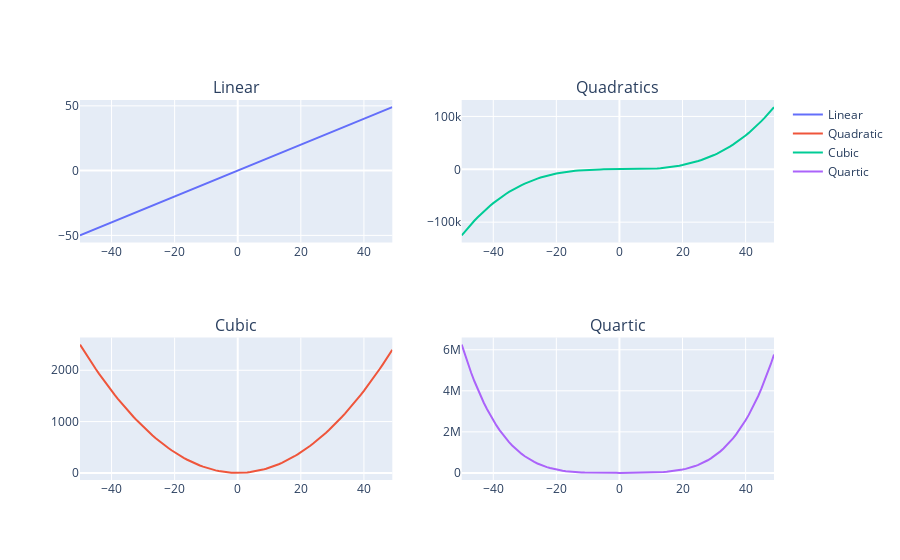

Here is the notebook cell this chart was saved with:
### Code cell
fig = make_subplots(rows=2,cols=2,subplot_titles=['Linear', 'Quadratics','Cubic','Quartic'])

fig.add_trace(go.Scatter(x=x,y=x,name='Linear'),row=1,col=1)
fig.add_trace(go.Scatter(x=x,y=x**2,name='Quadratic'),row=2,col=1)
fig.add_trace(go.Scatter(x=x,y=x**3,name='Cubic'),row=1,col=2)
fig.add_trace(go.Scatter(x=x,y=x**4,name='Quartic'),row=2,col=2)

fig.show()

### Figure 1 — Plotly figure (JSON) as saved in the notebook; plotly's stock layout.template omitted (floating-point values rounded to 4 significant figures)
{"data": [{"name": "Linear", "type": "scatter", "x": [-50, -49, -48, -47, -46, -45, -44, -43, -42, -41, -40, -39, -38, -37, -36, -35, -34, -33, -32, -31, -30, -29, -28, -27, -26, -25, -24, -23, -22, -21, -20, -19, -18, -17, -16, -15, -14, -13, -12, -11, -10, -9, -8, -7, -6, -5, -4, -3, -2, -1, 0, 1, 2, 3, 4, 5, 6, 7, 8, 9, 10, 11, 12, 13, 14, 15, 16, 17, 18, 19, 20, 21, 22, 23, 24, 25, 26, 27, 28, 29, 30, 31, 32, 33, 34, 35, 36, 37, 38, 39, 40, 41, 42, 43, 44, 45, 46, 47, 48, 49], "xaxis": "x", "y": [-50, -49, -48, -47, -46, -45, -44, -43, -42, -41, -40, -39, -38, -37, -36, -35, -34, -33, -32, -31, -30, -29, -28, -27, -26, -25, -24, -23, -22, -21, -20, -19, -18, -17, -16, -15, -14, -13, -12, -11, -10, -9, -8, -7, -6, -5, -4, -3, -2, -1, 0, 1, 2, 3, 4, 5, 6, 7, 8, 9, 10, 11, 12, 13, 14, 15, 16, 17, 18, 19, 20, 21, 22, 23, 24, 25, 26, 27, 28, 29, 30, 31, 32, 33, 34, 35, 36, 37, 38, 39, 40, 41, 42, 43, 44, 45, 46, 47, 48, 49], "yaxis": "y"}, {"name": "Quadratic", "type": "scatter", "x": [-50, -49, -48, -47, -46, -45, -44, -43, -42, -41, -40, -39, -38, -37, -36, -35, -34, -33, -32, -31, -30, -29, -28, -27, -26, -25, -24, -23, -22, -21, -20, -19, -18, -17, -16, -15, -14, -13, -12, -11, -10, -9, -8, -7, -6, -5, -4, -3, -2, -1, 0, 1, 2, 3, 4, 5, 6, 7, 8, 9, 10, 11, 12, 13, 14, 15, 16, 17, 18, 19, 20, 21, 22, 23, 24, 25, 26, 27, 28, 29, 30, 31, 32, 33, 34, 35, 36, 37, 38, 39, 40, 41, 42, 43, 44, 45, 46, 47, 48, 49], "xaxis": "x3", "y": [2500, 2401, 2304, 2209, 2116, 2025, 1936, 1849, 1764, 1681, 1600, 1521, 1444, 1369, 1296, 1225, 1156, 1089, 1024, 961, 900, 841, 784, 729, 676, 625, 576, 529, 484, 441, 400, 361, 324, 289, 256, 225, 196, 169, 144, 121, 100, 81, 64, 49, 36, 25, 16, 9, 4, 1, 0, 1, 4, 9, 16, 25, 36, 49, 64, 81, 100, 121, 144, 169, 196, 225, 256, 289, 324, 361, 400, 441, 484, 529, 576, 625, 676, 729, 784, 841, 900, 961, 1024, 1089, 1156, 1225, 1296, 1369, 1444, 1521, 1600, 1681, 1764, 1849, 1936, 2025, 2116, 2209, 2304, 2401], "yaxis": "y3"}, {"name": "Cubic", "type": "scatter", "x": [-50, -49, -48, -47, -46, -45, -44, -43, -42, -41, -40, -39, -38, -37, -36, -35, -34, -33, -32, -31, -30, -29, -28, -27, -26, -25, -24, -23, -22, -21, -20, -19, -18, -17, -16, -15, -14, -13, -12, -11, -10, -9, -8, -7, -6, -5, -4, -3, -2, -1, 0, 1, 2, 3, 4, 5, 6, 7, 8, 9, 10, 11, 12, 13, 14, 15, 16, 17, 18, 19, 20, 21, 22, 23, 24, 25, 26, 27, 28, 29, 30, 31, 32, 33, 34, 35, 36, 37, 38, 39, 40, 41, 42, 43, 44, 45, 46, 47, 48, 49], "xaxis": "x2", "y": [-125000, -117649, -110592, -103823, -97336, -91125, -85184, -79507, -74088, -68921, -64000, -59319, -54872, -50653, -46656, -42875, -39304, -35937, -32768, -29791, -27000, -24389, -21952, -19683, -17576, -15625, -13824, -12167, -10648, -9261, -8000, -6859, -5832, -4913, -4096, -3375, -2744, -2197, -1728, -1331, -1000, -729, -512, -343, -216, -125, -64, -27, -8, -1, 0, 1, 8, 27, 64, 125, 216, 343, 512, 729, 1000, 1331, 1728, 2197, 2744, 3375, 4096, 4913, 5832, 6859, 8000, 9261, 10648, 12167, 13824, 15625, 17576, 19683, 21952, 24389, 27000, 29791, 32768, 35937, 39304, 42875, 46656, 50653, 54872, 59319, 64000, 68921, 74088, 79507, 85184, 91125, 97336, 103823, 110592, 117649], "yaxis": "y2"}, {"name": "Quartic", "type": "scatter", "x": [-50, -49, -48, -47, -46, -45, -44, -43, -42, -41, -40, -39, -38, -37, -36, -35, -34, -33, -32, -31, -30, -29, -28, -27, -26, -25, -24, -23, -22, -21, -20, -19, -18, -17, -16, -15, -14, -13, -12, -11, -10, -9, -8, -7, -6, -5, -4, -3, -2, -1, 0, 1, 2, 3, 4, 5, 6, 7, 8, 9, 10, 11, 12, 13, 14, 15, 16, 17, 18, 19, 20, 21, 22, 23, 24, 25, 26, 27, 28, 29, 30, 31, 32, 33, 34, 35, 36, 37, 38, 39, 40, 41, 42, 43, 44, 45, 46, 47, 48, 49], "xaxis": "x4", "y": [6250000, 5764801, 5308416, 4879681, 4477456, 4100625, 3748096, 3418801, 3111696, 2825761, 2560000, 2313441, 2085136, 1874161, 1679616, 1500625, 1336336, 1185921, 1048576, 923521, 810000, 707281, 614656, 531441, 456976, 390625, 331776, 279841, 234256, 194481, 160000, 130321, 104976, 83521, 65536, 50625, 38416, 28561, 20736, 14641, 10000, 6561, 4096, 2401, 1296, 625, 256, 81, 16, 1, 0, 1, 16, 81, 256, 625, 1296, 2401, 4096, 6561, 10000, 14641, 20736, 28561, 38416, 50625, 65536, 83521, 104976, 130321, 160000, 194481, 234256, 279841, 331776, 390625, 456976, 531441, 614656, 707281, 810000, 923521, 1048576, 1185921, 1336336, 1500625, 1679616, 1874161, 2085136, 2313441, 2560000, 2825761, 3111696, 3418801, 3748096, 4100625, 4477456, 4879681, 5308416, 5764801], "yaxis": "y4"}], "layout": {"annotations": [{"font": {"size": 16}, "showarrow": false, "text": "Linear", "x": 0.225, "xanchor": "center", "xref": "paper", "y": 1, "yanchor": "bottom", "yref": "paper"}, {"font": {"size": 16}, "showarrow": false, "text": "Quadratics", "x": 0.775, "xanchor": "center", "xref": "paper", "y": 1, "yanchor": "bottom", "yref": "paper"}, {"font": {"size": 16}, "showarrow": false, "text": "Cubic", "x": 0.225, "xanchor": "center", "xref": "paper", "y": 0.375, "yanchor": "bottom", "yref": "paper"}, {"font": {"size": 16}, "showarrow": false, "text": "Quartic", "x": 0.775, "xanchor": "center", "xref": "paper", "y": 0.375, "yanchor": "bottom", "yref": "paper"}], "xaxis": {"anchor": "y", "domain": [0, 0.45]}, "xaxis2": {"anchor": "y2", "domain": [0.55, 1]}, "xaxis3": {"anchor": "y3", "domain": [0, 0.45]}, "xaxis4": {"anchor": "y4", "domain": [0.55, 1]}, "yaxis": {"anchor": "x", "domain": [0.625, 1]}, "yaxis2": {"anchor": "x2", "domain": [0.625, 1]}, "yaxis3": {"anchor": "x3", "domain": [0, 0.375]}, "yaxis4": {"anchor": "x4", "domain": [0, 0.375]}}}
